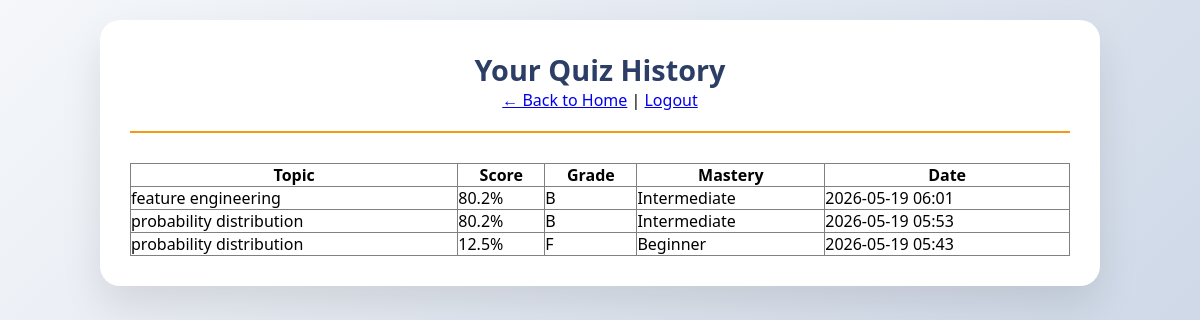
Screenshot of /history (signed in) with the database file from the repository.
### database/models.py (models this page shows)
class QuizResult(db.Model):
    __tablename__ = 'quiz_results'
    id = db.Column(db.Integer, primary_key=True)
    user_id = db.Column(db.Integer, db.ForeignKey('users.id'), nullable=False)
    topic = db.Column(db.String(200), nullable=False)
    total_score = db.Column(db.Float)
    max_score = db.Column(db.Float)
    percentage = db.Column(db.Float)
    grade = db.Column(db.String(2))
    mastery_level = db.Column(db.String(20))
    quiz_data = db.Column(db.Text)  # JSON string of questions/answers
    taken_at = db.Column(db.DateTime, default=datetime.utcnow)

### app.py (the view)
@app.route('/history')
@login_required
def history():
    quizzes = QuizResult.query.filter_by(user_id=current_user.id).order_by(QuizResult.taken_at.desc()).all()
    return render_template('history.html', quizzes=quizzes)

### app.py (called while the page is built)
@login_manager.user_loader
def load_user(user_id):
    return User.query.get(int(user_id))

### templates/history.html (shortened to what this page needs)
<!DOCTYPE html>
<html>
<head>
    <link rel="stylesheet" href="{{ url_for('static', filename='css/style.css') }}">
</head>
<body>
    <div class="container">
        <div class="header">
            <h1>Your Quiz History</h1>
            <a href="/">← Back to Home</a> | <a href="/logout">Logout</a>
        </div>
        {% if quizzes %}
            <table border="1" cellpadding="10" style="width:100%; border-collapse: collapse;">
                <thead>
                    <tr><th>Topic</th><th>Score</th><th>Grade</th><th>Mastery</th><th>Date</th></tr>
                </thead>
                <tbody>
                    {% for q in quizzes %}
                    <tr>
                        <td>{{ q.topic }}</td>
                        <td>{{ q.percentage|round(1) }}%</td>
                        <td>{{ q.grade }}</td>
                        <td>{{ q.mastery_level }}</td>
                        <td>{{ q.taken_at.strftime('%Y-%m-%d %H:%M') }}</td>
                    </tr>
                    {% endfor %}
                </tbody>
            </table>
        {% else %}
            <p>No quizzes taken yet. Ask a question and take a quiz!</p>
        {% endif %}
    </div>
</body>
</html>

### static/css/style.css (style rules this page uses)
:root { --primary: #2c3e66; --primary-dark: #1a2a44; --secondary: #f39c12; --light: #f8f9fa; --dark: #343a40; --success: #27ae60; --danger: #e74c3c; }
* { margin: 0; padding: 0; box-sizing: border-box; }
body { font-family: 'Segoe UI', Tahoma, Geneva, Verdana, sans-serif; background: linear-gradient(135deg, #f5f7fa 0%, #c3cfe2 100%); min-height: 100vh; padding: 20px; }
.container { max-width: 1000px; margin: 0 auto; background: white; border-radius: 20px; box-shadow: 0 20px 40px rgba(0,0,0,0.1); overflow: hidden; padding: 30px; }
.header { text-align: center; margin-bottom: 30px; border-bottom: 2px solid var(--secondary); padding-bottom: 20px; }
.header h1 { color: var(--primary); font-size: 1.8rem; }

### rows the page displays
QuizResult: topic "feature engineering", percentage "80.2", grade "B", mastery_level "Intermediate", taken_at "2026-05-19 06:01"
QuizResult: topic "probability distribution", percentage "80.2", grade "B", mastery_level "Intermediate", taken_at "2026-05-19 05:53"
QuizResult: topic "probability distribution", percentage "12.5", grade "F", mastery_level "Beginner", taken_at "2026-05-19 05:43"
